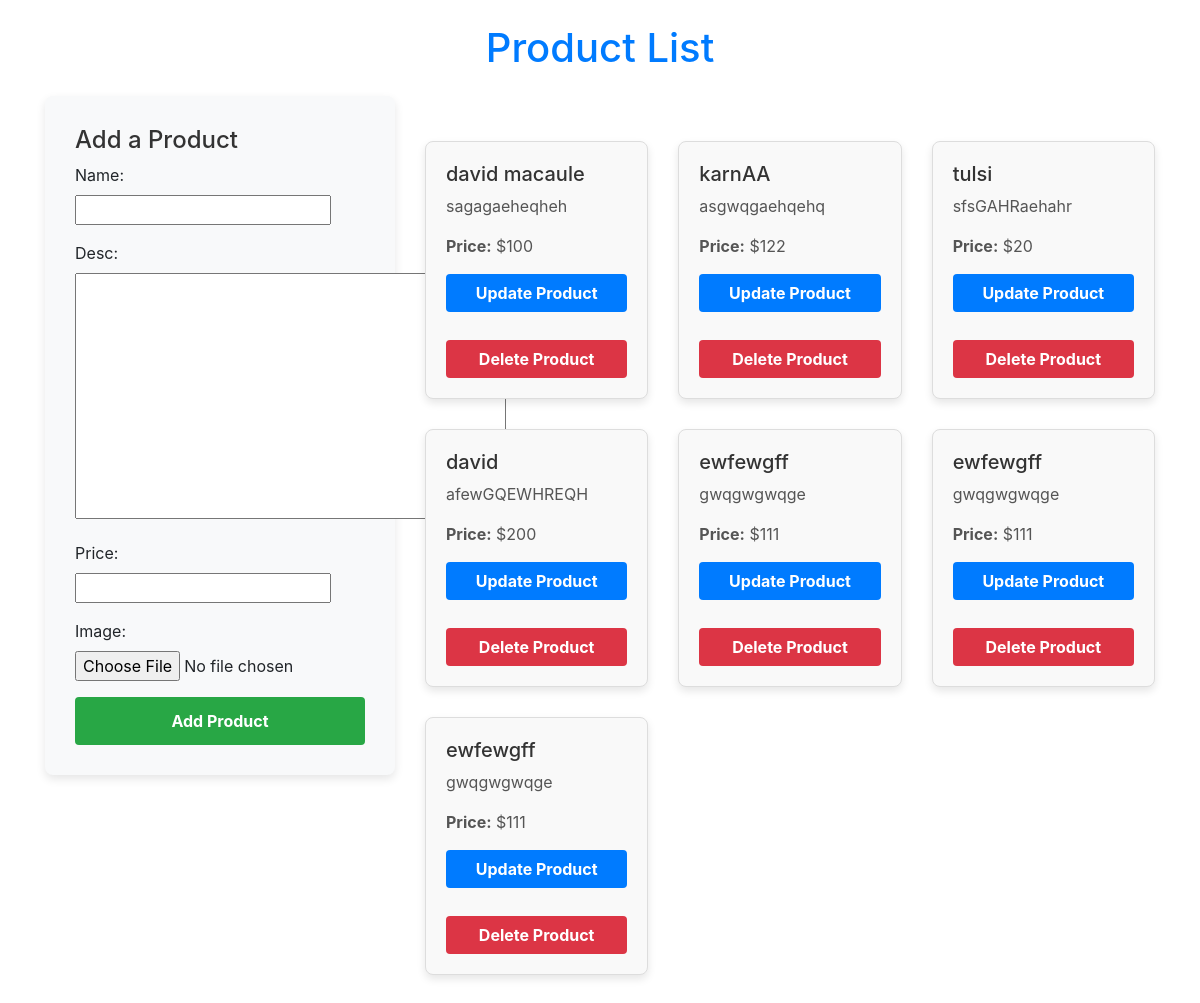
The app's page /, older data.
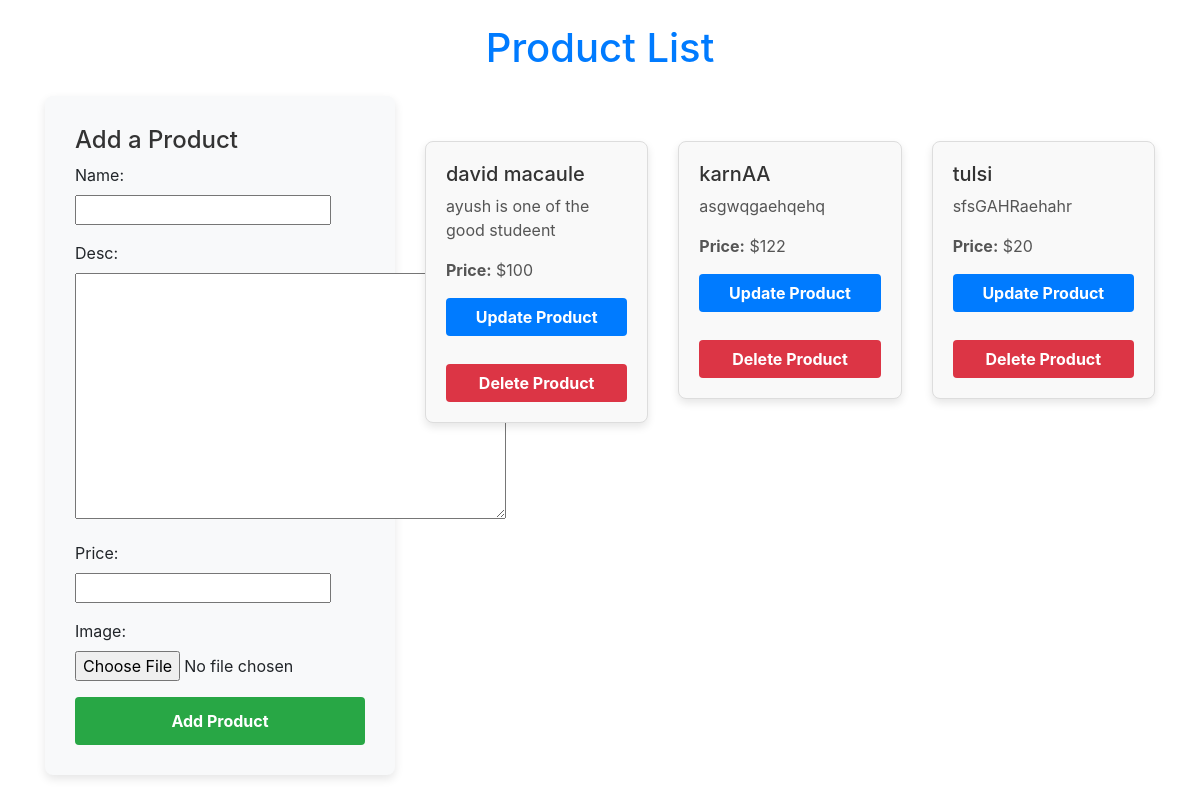
The same page, newer data.
### enroll/models.py (models this page shows, shortened)
class Product(models.Model):
    name = models.CharField(max_length=50)
    desc = models.TextField()
    price = models.IntegerField()
    image = models.ImageField(upload_to="post_images/", null=True)

### enroll/views.py (the view)
# urls.py: path("", views.home, name="home"),
def home(request):
    if request.method == "POST":
       form = Productform(request.POST)
       if form.is_valid():
           nm = form.cleaned_data["name"]
           dc = form.cleaned_data["desc"]
           pr = form.cleaned_data["price"]
           reg = Product(name=nm, desc=dc, price=pr)
           reg.save()
           form = Productform()
    else:
        form = Productform()
    prod = Product.objects.all()
    stud = Student.objects.all()
    return render(request, "enroll/home.html", {"prod":prod, "form":form, "stud":stud})

### enroll/forms.py
class Productform(forms.ModelForm):
    class Meta:
        model = Product
        fields = ["name", "desc", "price", "image"]

### enroll/templates/enroll/home.html (shortened to what this page needs)
<!DOCTYPE html>
<html lang="en">
<head>
    <link rel="stylesheet" href="https://maxcdn.bootstrapcdn.com/bootstrap/4.5.2/css/bootstrap.min.css">
</head>
<body>
<div class="container">
    <h1 class="my-4 text-center text-primary">Product List</h1>
    <div class="row">
        <div class="col-md-4">
            <div class="form-container">
                <h3>Add a Product</h3>
                <form action="" method="POST">
                    {{ form.as_p }}
                    <input type="submit" class="btn btn-success" value="Add Product">
                </form>
            </div>
        </div>
        <div class="col-md-8 product-list">
            <div class="row">
                {% for pro in prod %}
                <div class="col-md-4">
                    <div class="product-card">
                        <h3>{{ pro.name }}</h3>
                        <p>{{ pro.desc }}</p>
                        <p><strong>Price:</strong> ${{ pro.price }}</p>
                        <form action="{% url 'update_data' pro.id %}" method="GET" class="mb-2">
                            <button type="submit" class="btn btn-update">Update Product</button>
                        </form>
                        <form action="{% url 'deletedata' pro.id %}" method="POST">
                            <button type="submit" class="btn btn-delete">Delete Product</button>
                        </form>
                    </div>
                </div>
                {% endfor %}
            </div>
        </div>
    </div>
</div>
</body>
</html>

### enroll/templates/enroll/home.html (style rules this page uses)
.product-card { margin: 15px 0; padding: 20px; border: 1px solid #ddd; border-radius: 8px; background-color: #f9f9f9; box-shadow: 0 4px 8px rgba(0, 0, 0, 0.1); }
.product-card h3 { color: #333; font-size: 1.25rem; }
.product-card p { font-size: 1rem; color: #555; }
.form-container { padding: 30px; border-radius: 8px; background-color: #f8f9fa; box-shadow: 0 4px 10px rgba(0, 0, 0, 0.1); }
.form-container h3 { color: #333; font-size: 1.5rem; }
.form-container input[type="submit"] { background-color: #28a745; color: white; font-weight: bold; border-radius: 4px; width: 100%; padding: 12px; border: none; }
.product-list { margin-top: 30px; }
.col-md-8 { margin-bottom: 30px; }
.btn-delete { background-color: #dc3545; color: white; font-weight: bold; width: 100%; margin-top: 10px; }
.btn-update { background-color: #007bff; color: white; font-weight: bold; width: 100%; margin-bottom: 10px; }

Row changes from the older to the newer data that the page shows:
removed Product: name "david", desc "afewGQEWHREQH", price "200"
removed Product: name "ewfewgff", desc "gwqgwgwqge", price "111"
removed Product: name "ewfewgff", desc "gwqgwgwqge", price "111"
removed Product: name "ewfewgff", desc "gwqgwgwqge", price "111"
changed Product "david macaule": desc "sagagaeheqheh" → "ayush is one of the good studeent"
